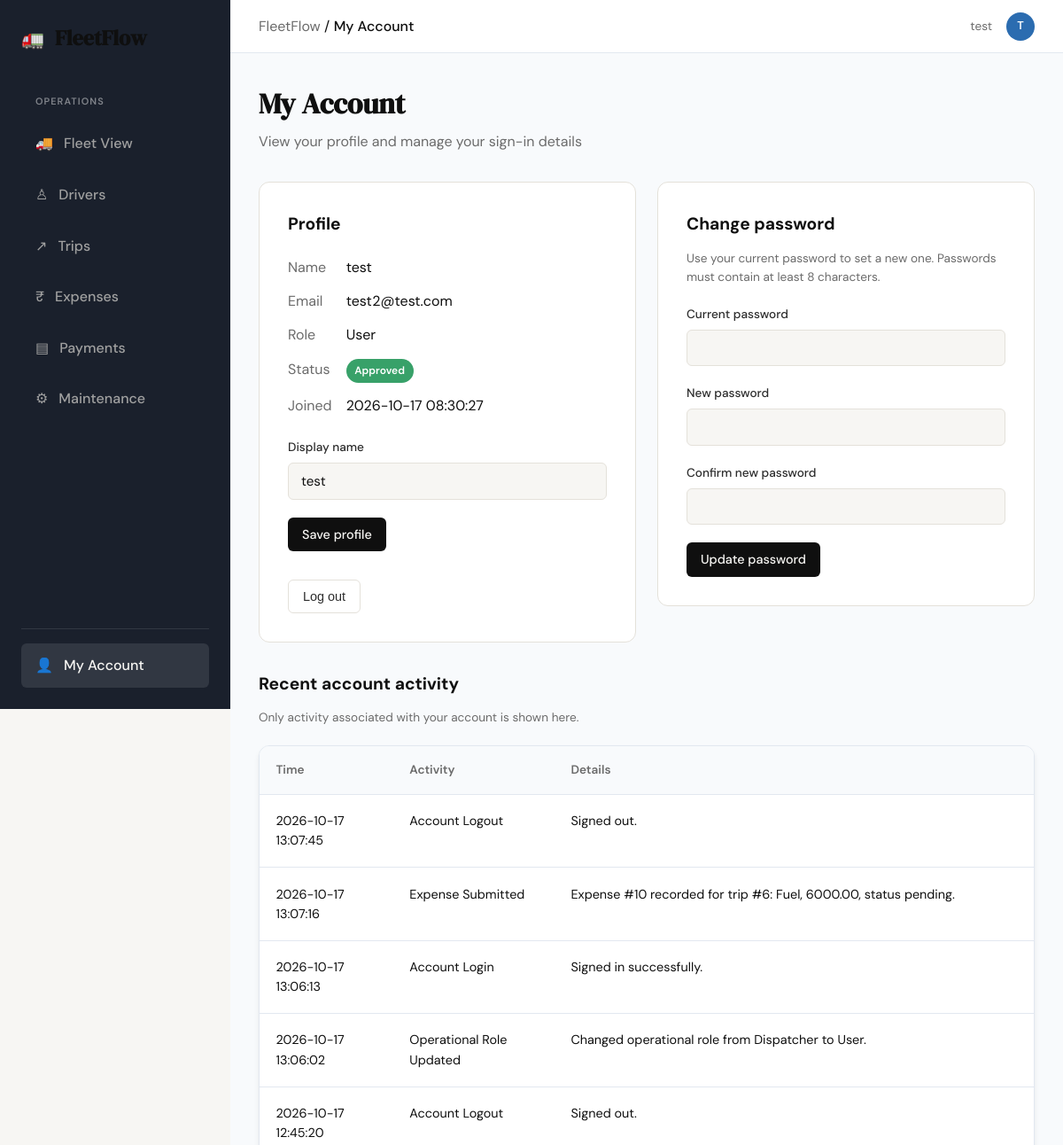
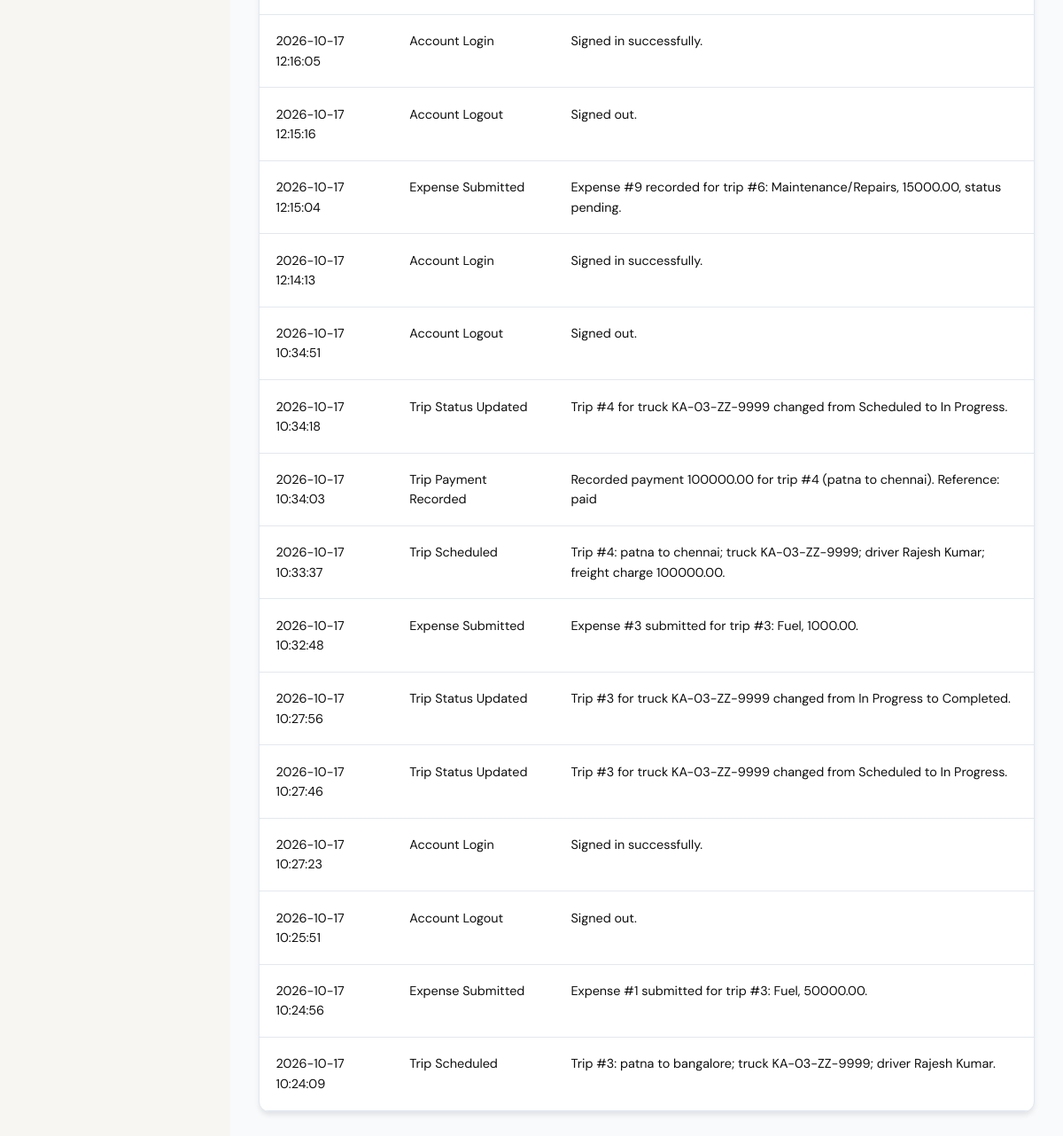
The app's page /account (signed in) with its own data (2 pictures, top to bottom).
### tables this page shows
CREATE TABLE users (
                user_id INTEGER PRIMARY KEY AUTOINCREMENT,
                email TEXT NOT NULL UNIQUE,
                password TEXT NOT NULL,
                is_approved BOOLEAN DEFAULT 0,
                role TEXT CHECK(role IN ('Admin', 'User')) DEFAULT 'User',
                created_at DATETIME DEFAULT CURRENT_TIMESTAMP
            , full_name TEXT, is_rejected BOOLEAN NOT NULL DEFAULT 0, is_terminated BOOLEAN NOT NULL DEFAULT 0, terminated_at DATETIME, job_role TEXT NOT NULL DEFAULT 'User');

CREATE TABLE user_logs (
                log_id INTEGER PRIMARY KEY AUTOINCREMENT,
                user_id INTEGER NOT NULL,
                action TEXT NOT NULL,
                timestamp DATETIME DEFAULT CURRENT_TIMESTAMP,
                details TEXT, actor_user_id INTEGER REFERENCES users(user_id),
                FOREIGN KEY (user_id) REFERENCES users(user_id)
            );

### app.py (the view, shortened to what this page needs)
@app.route("/account", methods=["GET", "POST"])
def account():
    user_id = session.get('user_id')
    if user_id is None:
        return redirect(url_for("login"))
    session.setdefault("csrf_token", secrets.token_urlsafe(32))
    conn = get_db()
    user = conn.execute(
        "SELECT user_id, full_name, email, role, job_role, created_at, is_approved, is_rejected, "
        "is_terminated, password "
        "FROM users WHERE user_id = ?",
        (user_id,)
    ).fetchone()
    if not user:
        conn.close()
        session.clear()
        return redirect(url_for("login"))
    if user['is_terminated']:
        conn.close()
        session.clear()
        flash("This account has been terminated.", "error")
        return redirect(url_for("login"))
    error = None
    success = None
    profile = conn.execute(
        "SELECT user_id, full_name, email, role, job_role, created_at, is_approved, is_rejected "
        "FROM users WHERE user_id = ?",
        (user_id,)
    ).fetchone()
    profile = dict(profile)
    recent_activity = conn.execute(
        "SELECT action, details, timestamp FROM user_logs "
        "WHERE user_id = ? ORDER BY timestamp DESC, log_id DESC LIMIT 20",
        (user_id,)
    ).fetchall()
    conn.close()
    return render_template(
        "account.html",
        user=profile,
        recent_activity=recent_activity,
        csrf_token=session["csrf_token"],
        error=error,
        success=success,
        block_content='dashboard'
    )

### database/db.py (called while the page is built)
def get_db():
    conn = sqlite3.connect(DATABASE_PATH)
    conn.row_factory = sqlite3.Row
    conn.execute("PRAGMA foreign_keys = ON")
    return conn

### templates/account.html (shortened to what this page needs)
{% extends "base.html" %}
{% block breadcrumb %}My Account{% endblock %}
{% block content_dashboard %}
<div class="dashboard-page">
    <div class="panel-header" style="margin-bottom: 2rem;">
        <h1 style="font-family: var(--font-display); font-size: 2rem; color: var(--ink); margin: 0;">My Account</h1>
        <p style="color: var(--ink-muted); margin-top: 0.25rem;">View your profile and manage your sign-in details</p>
    </div>
    <div class="account-grid">
        <section class="auth-card account-card">
            <h2 class="account-card-title">Profile</h2>
            <dl style="display: grid; grid-template-columns: auto 1fr; gap: 0.8rem 1rem;">
                <dt style="color: var(--ink-muted);">Name</dt>
                <dd>{{ user.full_name or 'Not provided' }}</dd>
                <dt style="color: var(--ink-muted);">Email</dt>
                <dd>{{ user.email }}</dd>
                <dt style="color: var(--ink-muted);">Role</dt>
                <dd>{{ 'Admin' if user.role == 'Admin' else user.job_role }}</dd>
                <dt style="color: var(--ink-muted);">Status</dt>
                <dd>
                    {% if user.is_rejected %}
                    <span class="status-badge badge-maint">Rejected</span>
                    {% elif user.is_approved %}
                    <span class="status-badge badge-available">Approved</span>
                    {% else %}
                    <span class="status-badge badge-maint">Pending Approval</span>
                    {% endif %}
                </dd>
                <dt style="color: var(--ink-muted);">Joined</dt>
                <dd>{{ user.created_at }}</dd>
            </dl>
            <form method="POST" action="{{ url_for('account') }}" style="margin-top: 1.5rem;">
                <div class="form-group">
                    <label for="full_name">Display name</label>
                    <input class="form-input" type="text" id="full_name" name="full_name"
                           value="{{ user.full_name or '' }}" autocomplete="name" maxlength="100" required>
                </div>
                <button type="submit" class="btn-primary account-submit">Save profile</button>
            </form>
            <form action="{{ url_for('logout') }}" method="POST" style="margin-top: 2rem;">
                <button type="submit" class="btn-ghost account-logout">Log out</button>
            </form>
        </section>
        <section class="auth-card account-card">
            <h2 class="account-card-title">Change password</h2>
            <p class="account-help">Use your current password to set a new one. Passwords must contain at least 8 characters.</p>
            <form method="POST" action="{{ url_for('account') }}">
                <div class="form-group">
                    <label for="current_password">Current password</label>
                    <input class="form-input" type="password" id="current_password" name="current_password" autocomplete="current-password" required>
                </div>
                <div class="form-group">
                    <label for="new_password">New password</label>
                    <input class="form-input" type="password" id="new_password" name="new_password" autocomplete="new-password" minlength="8" required>
                </div>
                <div class="form-group">
                    <label for="confirm_password">Confirm new password</label>
                    <input class="form-input" type="password" id="confirm_password" name="confirm_password" autocomplete="new-password" minlength="8" required>
                </div>
                <button type="submit" class="btn-primary account-submit">Update password</button>
            </form>
        </section>
    </div>
    <section class="account-activity" aria-labelledby="account-activity-title">
        <div class="panel-header" style="margin-bottom: 1rem;">
            <h2 class="account-card-title" id="account-activity-title">Recent account activity</h2>
            <p class="account-help">Only activity associated with your account is shown here.</p>
        </div>
        {% if recent_activity %}
        <div class="table-container">
            <table class="fleet-table">
                <thead><tr><th>Time</th><th>Activity</th><th>Details</th></tr></thead>
                <tbody>
                    {% for event in recent_activity %}
                    <tr>
                        <td>{{ event.timestamp }}</td>
                        <td>{{ event.action }}</td>
                        <td>{{ event.details }}</td>
                    </tr>
                    {% endfor %}
                </tbody>
            </table>
        </div>
        {% else %}
        <div class="table-container user-empty-state">No account activity has been recorded yet.</div>
        {% endif %}
    </section>
</div>
{% endblock %}

### templates/base.html (shortened to what this page needs)
<!DOCTYPE html>
<html lang="en">
<head>
    <link rel="stylesheet" href="{{ url_for('static', filename='css/style.css') }}">
</head>
<body class="{{ 'dashboard-body' if block_content == 'dashboard' else '' }}">
    {% if block_content == 'dashboard' %}
    <div class="dashboard-layout">
        <aside class="sidebar">
            <div class="sidebar-header">
                <span class="brand-icon">🚛</span>
                <span class="brand-name">FleetFlow</span>
            </div>
            <nav class="sidebar-nav">
                {% if session.get('is_admin') or session.get('role') == 'Admin' %}
                <span class="nav-section-label">Administration</span>
                <a href="{{ url_for('admin_dashboard') }}" class="nav-item{% if request.endpoint == 'admin_dashboard' %} active{% endif %}"><span>▦</span> Overview</a>
                <a href="{{ url_for('trucks') }}" class="nav-item{% if request.endpoint in ('trucks', 'add_truck', 'edit_truck', 'delete_truck') %} active{% endif %}"><span>🚚</span> Trucks</a>
                <a href="{{ url_for('drivers') }}" class="nav-item{% if request.endpoint in ('drivers', 'add_driver', 'edit_driver', 'upload_driver_document', 'download_driver_document') %} active{% endif %}"><span>♙</span> Drivers</a>
                <a href="{{ url_for('trips') }}" class="nav-item{% if request.endpoint in ('trips', 'create_trip', 'update_trip_status', 'update_trip_freight', 'record_trip_payment') %} active{% endif %}"><span>↗</span> Trips & Dispatch</a>
                <a href="{{ url_for('admin_users') }}" class="nav-item{% if request.endpoint in ('admin_users', 'approve_user', 'reject_user') %} active{% endif %}"><span>♙</span> User Access</a>
                <a href="{{ url_for('expenses') }}" class="nav-item{% if request.endpoint in ('expenses', 'review_expense', 'correct_expense_amount') %} active{% endif %}"><span>₹</span> Expenses</a>
                <a href="{{ url_for('payments') }}" class="nav-item{% if request.endpoint in ('payments', 'correct_payment_amount') %} active{% endif %}"><span>▤</span> Payments</a>
                <a href="{{ url_for('admin_audit') }}" class="nav-item{% if request.endpoint == 'admin_audit' %} active{% endif %}"><span>≡</span> Audit Log</a>
                {% else %}
                <span class="nav-section-label">Operations</span>
                <a href="{{ url_for('trucks') }}" class="nav-item{% if request.endpoint in ('trucks', 'add_truck', 'edit_truck') %} active{% endif %}"><span>🚚</span> Fleet View</a>
                <a href="{{ url_for('drivers') }}" class="nav-item{% if request.endpoint == 'drivers' %} active{% endif %}"><span>♙</span> Drivers</a>
                <a href="{{ url_for('trips') }}" class="nav-item{% if request.endpoint == 'trips' %} active{% endif %}"><span>↗</span> Trips</a>
                <a href="{{ url_for('expenses') }}" class="nav-item{% if request.endpoint in ('expenses', 'review_expense', 'correct_expense_amount') %} active{% endif %}"><span>₹</span> Expenses</a>
                <a href="{{ url_for('payments') }}" class="nav-item{% if request.endpoint in ('payments', 'correct_payment_amount') %} active{% endif %}"><span>▤</span> Payments</a>
                <a href="{{ url_for('maintenance') }}" class="nav-item{% if request.endpoint == 'maintenance' %} active{% endif %}"><span>⚙</span> Maintenance</a>
                {% endif %}
            </nav>
            <div class="sidebar-footer">
                <a href="{{ url_for('account') }}" class="nav-item{% if request.endpoint == 'account' %} active{% endif %}"><span>👤</span> My Account</a>
            </div>
        </aside>
        <div class="app-container">
            <nav class="top-bar">
                <div class="breadcrumbs">
                    <span style="color: var(--ink-muted);">FleetFlow</span> /
                    <span style="color: var(--ink); font-weight: 500;">{% block breadcrumb %}Dashboard{% endblock %}</span>
                </div>
                <div class="user-profile" style="display: flex; align-items: center; gap: 1rem;">
                    {% set profile_name = session.get('full_name') or session.get('email', 'Account') %}
                    <span style="font-size: 0.85rem; color: var(--ink-muted);">{{ profile_name }}</span>
                    <div aria-label="{{ profile_name }}" title="{{ profile_name }}" style="width: 32px; height: 32px; border-radius: 50%; background: var(--industry-blue); color: white; display: flex; align-items: center; justify-content: center; font-size: 0.8rem; font-weight: 600;">{{ session.get('avatar_initials') or profile_name[:1]|upper }}</div>
                </div>
            </nav>
            <main class="main-content" style="padding: 2rem;">
                {% block content_dashboard %}{% endblock %}
            </main>
        </div>
    </div>
    {% endif %}
</body>
</html>

### records on screen
users: full_name "test", email "test2@test.com", role+job_role "User", created_at "2026-10-17 08:30:27"
user_logs: timestamp "2026-10-17 13:07:45", action "Account Logout", details "Signed out."
user_logs: timestamp "2026-10-17 13:07:16", action "Expense Submitted", details "Expense #10 recorded for trip #6: Fuel, 6000.00, status pending."
user_logs: timestamp "2026-10-17 13:06:13", action "Account Login", details "Signed in successfully."
user_logs: timestamp "2026-10-17 13:06:02", action "Operational Role Updated", details "Changed operational role from Dispatcher to User."
user_logs: timestamp "2026-10-17 12:45:20", action "Account Logout", details "Signed out."
user_logs: timestamp "2026-10-17 12:16:05", action "Account Login", details "Signed in successfully."
user_logs: timestamp "2026-10-17 12:15:16", action "Account Logout", details "Signed out."
user_logs: timestamp "2026-10-17 12:15:04", action "Expense Submitted", details "Expense #9 recorded for trip #6: Maintenance/Repairs, 15000.00, status pending."
user_logs: timestamp "2026-10-17 12:14:13", action "Account Login", details "Signed in successfully."
user_logs: timestamp "2026-10-17 10:34:51", action "Account Logout", details "Signed out."
user_logs: timestamp "2026-10-17 10:34:18", action "Trip Status Updated", details "Trip #4 for truck KA-03-ZZ-9999 changed from Scheduled to In Progress."
user_logs: timestamp "2026-10-17 10:34:03", action "Trip Payment Recorded", details "Recorded payment 100000.00 for trip #4 (patna to chennai). Reference: paid"
user_logs: timestamp "2026-10-17 10:33:37", action "Trip Scheduled", details "Trip #4: patna to chennai; truck KA-03-ZZ-9999; driver Rajesh Kumar; freight charge 100000.00."
user_logs: timestamp "2026-10-17 10:32:48", action "Expense Submitted", details "Expense #3 submitted for trip #3: Fuel, 1000.00."
user_logs: timestamp "2026-10-17 10:27:56", action "Trip Status Updated", details "Trip #3 for truck KA-03-ZZ-9999 changed from In Progress to Completed."
user_logs: timestamp "2026-10-17 10:27:46", action "Trip Status Updated", details "Trip #3 for truck KA-03-ZZ-9999 changed from Scheduled to In Progress."
user_logs: timestamp "2026-10-17 10:27:23", action "Account Login", details "Signed in successfully."
user_logs: timestamp "2026-10-17 10:25:51", action "Account Logout", details "Signed out."
user_logs: timestamp "2026-10-17 10:24:56", action "Expense Submitted", details "Expense #1 submitted for trip #3: Fuel, 50000.00."
user_logs: timestamp "2026-10-17 10:24:09", action "Trip Scheduled", details "Trip #3: patna to bangalore; truck KA-03-ZZ-9999; driver Rajesh Kumar."

### other values on screen
{{ session.get('avatar_initials') or profile_name[:1]|upper }} "T"
